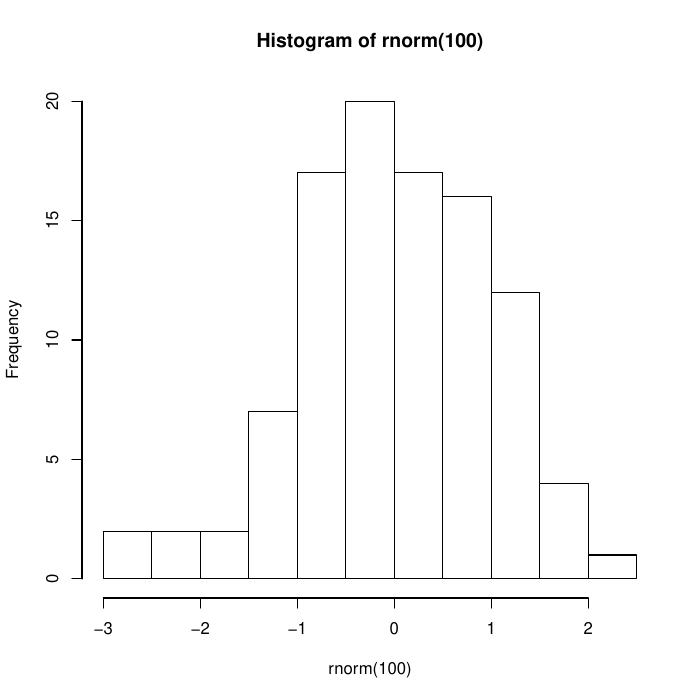

This figure's R source:
pdf("norm-hist.pdf")  # set graphical output file
hist(rnorm(100))      # generate 100 N(0,1) variates and plot their histogram
dev.off()             # close the graphical output file
